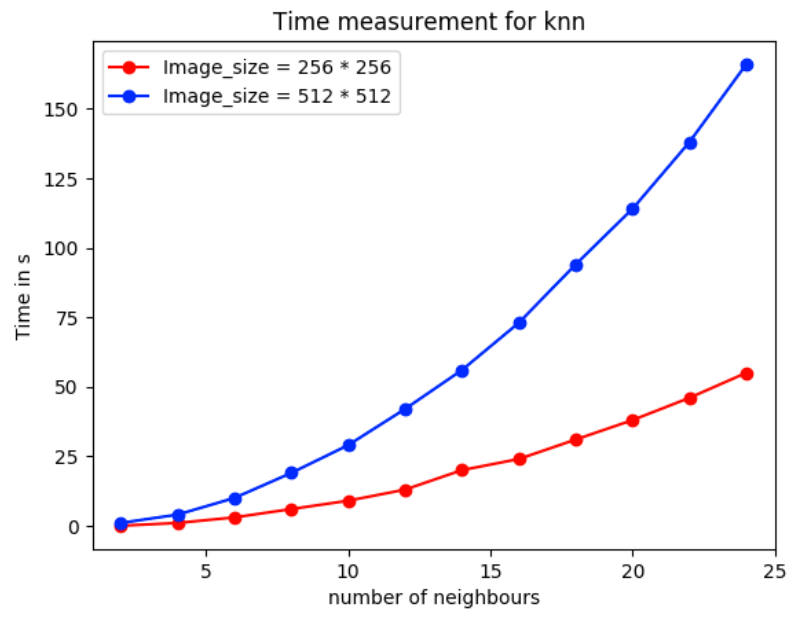
#> input picture images/bench_cpu_knn.png, 810 x 620 px; its folder holds only this picture in this run
$ python file.py
#> lines starting #> are read from the running program, lines starting #| are printed output that depends on the picture
import os
import cv2
import numpy as np
from PIL import Image
from skimage import filters
import matplotlib.pyplot as plt

def load_images(image_folder):
#> called with image_folder = 'images'
    images = []
    for filename in os.listdir(image_folder):
        if filename.endswith(('.png', '.jpg', '.jpeg')):
            img_path = os.path.join(image_folder, filename)
            img = cv2.imread(img_path)
#> img is the input picture: shape (620, 810, 3); mean B, G, R 248.6, 247, 248.3
            if img is not None:
                images.append((filename, img))
    return images

def process_image(img):
    # Example processing: Convert to grayscale and apply Gaussian blur
    gray_img = cv2.cvtColor(img, cv2.COLOR_BGR2GRAY)
    blurred_img = cv2.GaussianBlur(gray_img, (5, 5), 0)
    return blurred_img

def save_image(filename, img, output_folder):
    output_path = os.path.join(output_folder, filename)
    cv2.imwrite(output_path, img)

def main():
    input_folder = 'images'
    output_folder = 'processed_images'
    if not os.path.exists(output_folder):
        os.makedirs(output_folder)

    images = load_images(input_folder)
#> images = 1 item

    for filename, img in images:
        processed_img = process_image(img)
        save_image(filename, processed_img, output_folder)
#> this loop made 1 pass
#> filename on pass 1: 'bench_cpu_knn.png'
#> pass 1, in process_image, `gray_img = cv2.cvtColor(img, cv2.COLOR_BGR2GRAY)`:
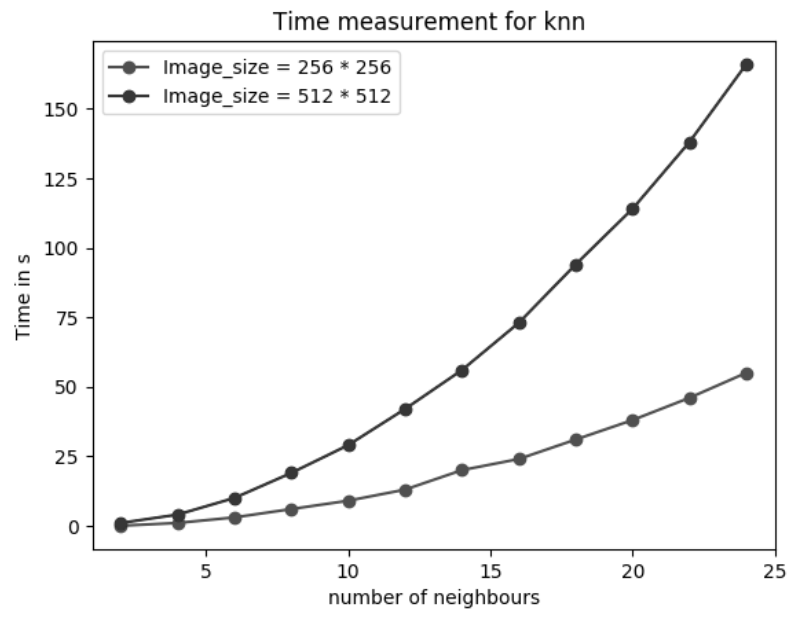
#> gray_img: shape (620, 810); min 0, max 255, mean 247.5

    print("Processing completed. Processed images saved in", output_folder)

if __name__ == "__main__":
    main()

$ run again, on images/bench_gpu_nlm_256.png
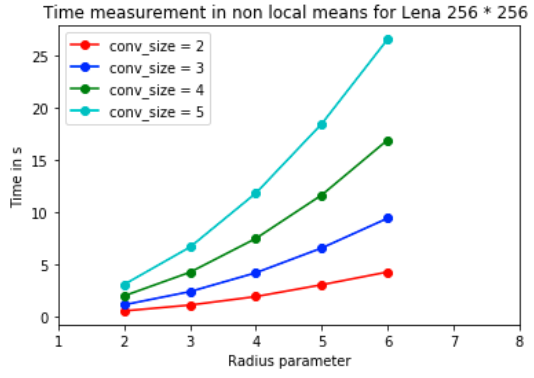
#> input picture images/bench_gpu_nlm_256.png, 534 x 378 px
#> in load_images, img is the input picture: shape (378, 534, 3); mean B, G, R 245.4, 245, 244
#> images = 1 item
#> the loop in main, `for filename, img in images:` made 1 pass
#> filename on pass 1: 'bench_gpu_nlm_256.png'
#> pass 1, in process_image, `gray_img = cv2.cvtColor(img, cv2.COLOR_BGR2GRAY)`:
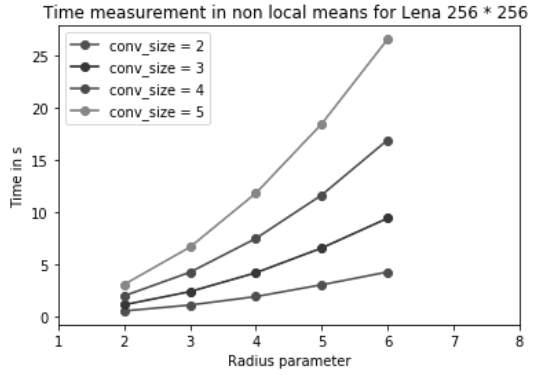
#> gray_img: shape (378, 534); min 1, max 255, mean 244.7
#> pass 1, in process_image, `blurred_img = cv2.GaussianBlur(gray_img, (5, 5), 0)`:
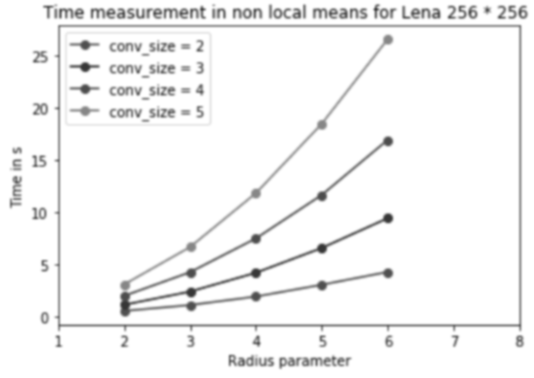
#> blurred_img: shape (378, 534); min 54, max 255, mean 244.8

$ run again, on images/bench_gpu_nlm_514.png
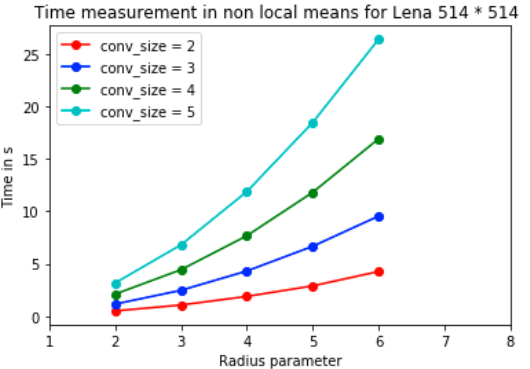
#> input picture images/bench_gpu_nlm_514.png, 530 x 369 px
#> in load_images, img is the input picture: shape (369, 530, 3); mean B, G, R 245.1, 244.7, 243.7
#> images = 1 item
#> the loop in main, `for filename, img in images:` made 1 pass
#> filename on pass 1: 'bench_gpu_nlm_514.png'
#> pass 1, in process_image, `gray_img = cv2.cvtColor(img, cv2.COLOR_BGR2GRAY)`:
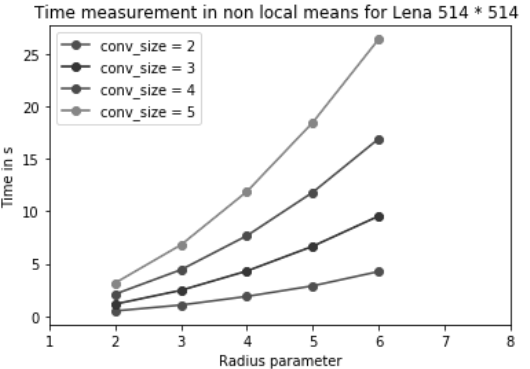
#> gray_img: shape (369, 530); min 1, max 255, mean 244.4
#> pass 1, in process_image, `blurred_img = cv2.GaussianBlur(gray_img, (5, 5), 0)`:
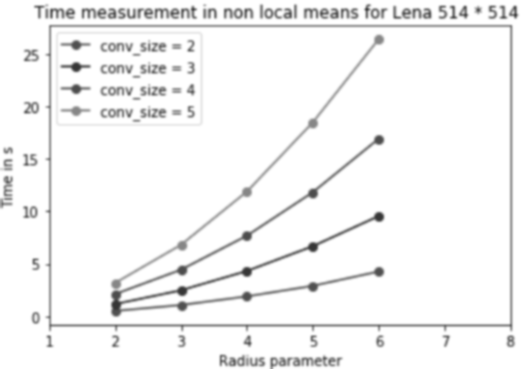
#> blurred_img: shape (369, 530); min 54, max 255, mean 244.4
